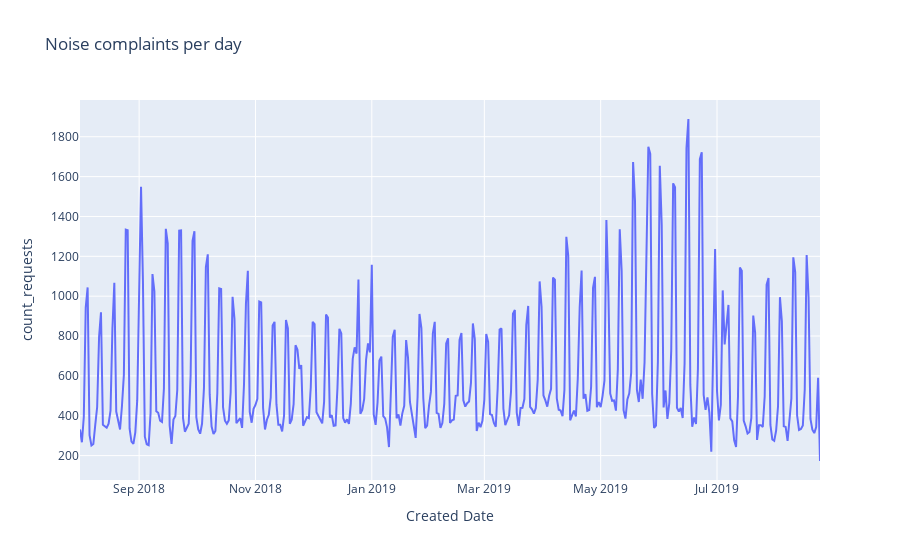

The cell this chart's notebook holds for it:
### Markdown cell above
```python
.resample('D', on='Created Date')
```

The `'D'` is the [offset alias](https://pandas.pydata.org/pandas-docs/stable/user_guide/timeseries.html#timeseries-offset-aliases), i.e. the desired frequency.

### Code cell
fig = px.line(noise_per_day, x='Created Date', y='count_requests', title='Noise complaints per day')
fig.show()

### Figure 1 — Plotly figure (JSON) as saved in the notebook; plotly's stock layout.template omitted (floating-point values rounded to 4 significant figures; data arrays with more than 128 entries replaced by an {"elided": "..."} marker saying what was removed)
{"data": [{"hoverlabel": {"namelength": 0}, "hovertemplate": "Created Date=%{x}<br>count_requests=%{y}", "legendgroup": "", "line": {"color": "#636efa", "dash": "solid"}, "mode": "lines", "name": "", "showlegend": false, "type": "scatter", "x": {"elided": "389 str values"}, "xaxis": "x", "y": {"elided": "389 int values"}, "yaxis": "y"}], "layout": {"legend": {"tracegroupgap": 0}, "title": {"text": "Noise complaints per day"}, "xaxis": {"anchor": "y", "domain": [0, 1], "title": {"text": "Created Date"}}, "yaxis": {"anchor": "x", "domain": [0, 1], "title": {"text": "count_requests"}}}}
